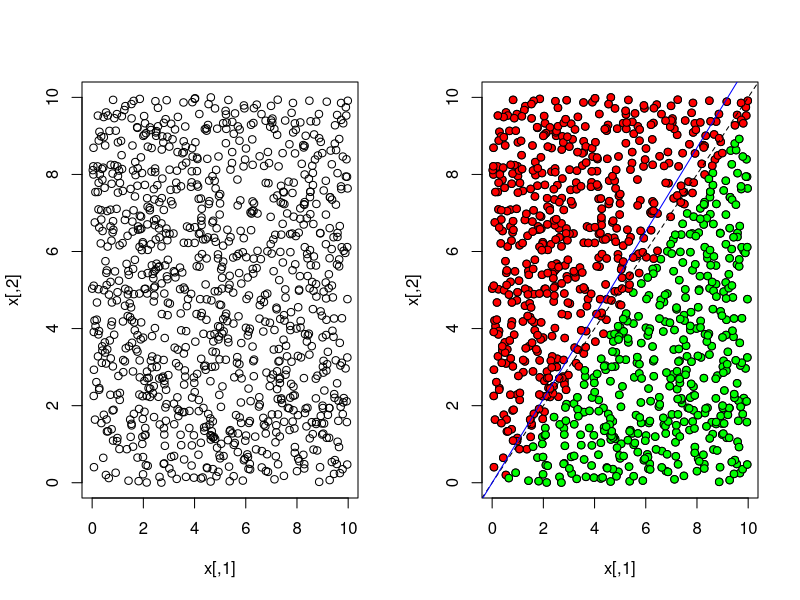

R code for this plot:


n = 1000; p = 2
x = matrix(rnorm(n*p, 0, 1), n, p)

x = matrix(runif(990*p, 0, 10), 990, p)
z1 = matrix(c(seq(0.3, 2, length.out =5), seq(8, 9, length.out = 5)), 5, 2)
z2 = matrix(c(seq(8, 9, length.out = 5), seq(0.3, 2, length.out =5)), 5, 2)
# x = rbind(x,matrix(c(seq(12,14,length.out = 5),seq(8,10,length.out = 5)),5,2))
x = rbind(x, z1)
x = rbind(x, z2)

beta = c(1, -1)
fx = x %*% beta

eps = rnorm(n, 0, 2)

# # y = drop(fx + eps)
# y = drop(fx)
# ly <- drop(y)
# ly[y > 0] <- 1
# ly[y < 0] <- 0
# #ly[986:990] <- 1
# ly[991:995] <- 1
# ly[996:1000] <- 0


y = plogis(fx, location = 0, scale = 1)
y = drop(fx)
ly <- drop(y)
ly[y >= 0.5] <- 1
ly[y < 0.5] <- 0


#xm <- matrix(0,(n-sum(ly))*2,p)
#sly <- rep(0,(n-sum(ly))*2)

#xm[1:(n - sum(ly)),] <- x[ly == 0,]
#sly[1:(n - sum(ly))] <- 0
#xm[(n - sum(ly) + 1):((n - sum(ly))*2),] <- x[ly == 1,][1:(n-sum(ly)),]
#sly[(n - sum(ly) + 1):((n - sum(ly))*2)] <- 1

#plot(xm)
#for (i in 1:length(sly)){
#  if (sly[i] == 1){
#    points(xm[i,1],xm[i,2],col = "blue")
#  }
#  else{
#    points(xm[i,1],xm[i,2],col = "red")
#  }
#}

#gl <- glm(sly~xm[,1] + xm[,2]+0,family = "binomial")
gl <- glm(ly ~ x+0, family = "binomial") # x+0 表示没有截距项
summary(gl)


par(mfrow = c(1, 2))
plot(x)

plot(x)
for (i in 1:length(ly)){
    if (ly[i] == 1){
        points(x[i,1], x[i,2], pch = 21, bg = "green")
    }
    else{
        points(x[i,1], x[i,2], pch = 21, bg = "red")
    }
}
abline(a = 0, b = 1, lty = 2)
abline(a = 0, b = -coef(gl)[2]/coef(gl)[1], col = 'blue')

coef(gl)

beta






